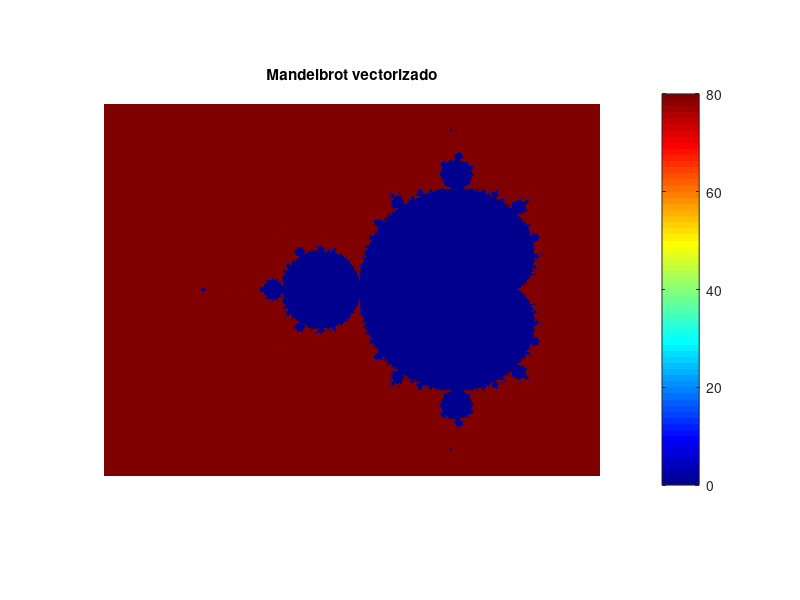

The MATLAB source for this figure:
function mandelbrot_vector()
  xmin=-2.4; xmax=0.8; ymin=-1.2; ymax=1.2;
  width=600; height=450; max_iter=80;
  
  tic;
  [X,Y] = meshgrid(linspace(xmin,xmax,width), linspace(ymin,ymax,height));
  C = X + 1i*Y; img = zeros(size(C));
  
  Z = zeros(size(C));
  for n=1:max_iter
    Z = Z.^2 + C;
    img(abs(Z)>2) = n;
    Z(abs(Z)>2) = 2+2i;  % Evita overflow
  end
  toc
  
  figure; imagesc(img); colormap(jet); axis equal tight off; colorbar;
  title("Mandelbrot vectorizado");
end
